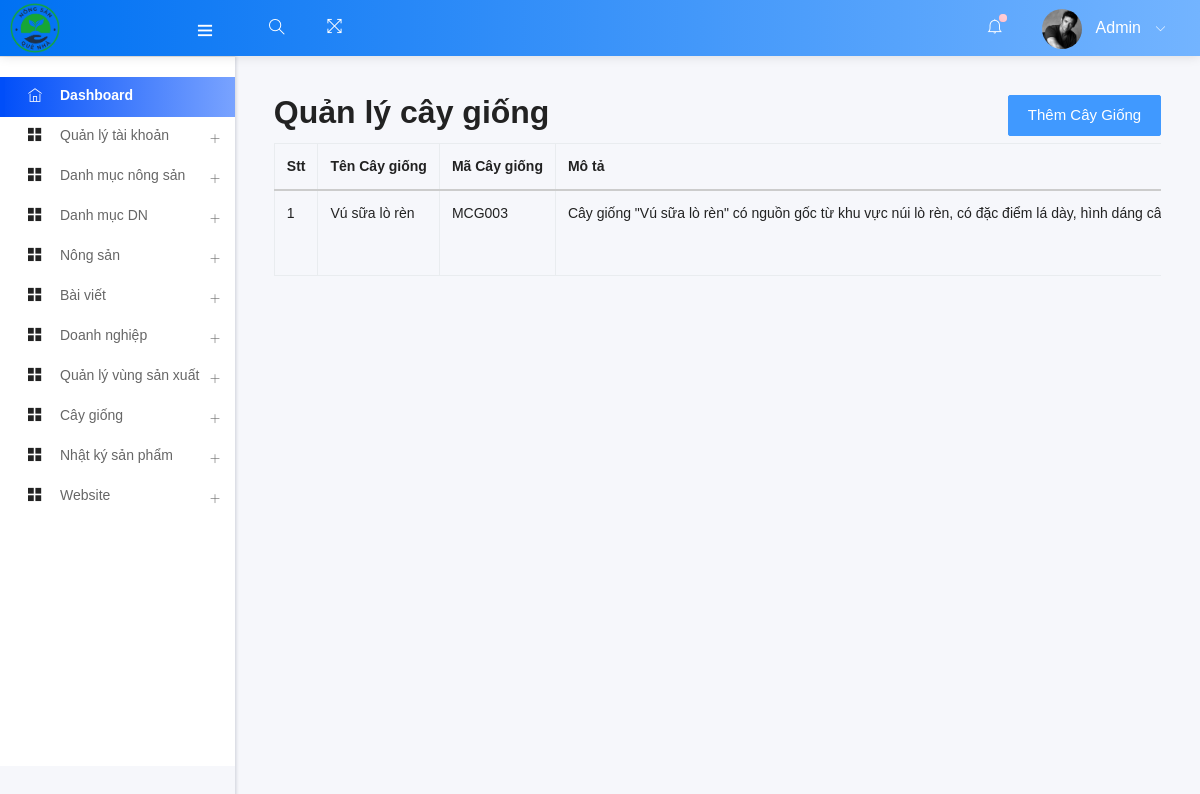
Screenshot of /admin/manage_caygiong.php (signed in) with the database file from the repository.
### tables this page shows
CREATE TABLE `add_logo` (
  `id` int(10) NOT NULL,
  `img` varchar(200) NOT NULL
);

CREATE TABLE `taikhoan` (
  `id_acc` int(11) NOT NULL,
  `hoten` varchar(255) NOT NULL,
  `email` varchar(255) NOT NULL,
  `matkhau` varchar(255) NOT NULL,
  `dienthoai` char(10) NOT NULL,
  `diachi` varchar(255) DEFAULT NULL,
  `hinhdaidien` varchar(255) DEFAULT NULL,
  `role` enum('Admin','Nongdan','Khachhang') NOT NULL DEFAULT 'Khachhang',
  `trangthai` enum('hoatdong','khonghoatdong') NOT NULL DEFAULT 'hoatdong',
  `ngaytao` timestamp NOT NULL DEFAULT CURRENT_TIMESTAMP
);

CREATE TABLE `caygiong` (
  `id_cg` int(11) NOT NULL,
  `tencaygiong` varchar(255) NOT NULL,
  `macaygiong` varchar(100) NOT NULL,
  `mota` text NOT NULL,
  `nhasanxuat` varchar(255) NOT NULL,
  `ngaysanxuat` varchar(100) NOT NULL,
  `hansudung` varchar(100) NOT NULL,
  `phuongphaptrong` text NOT NULL,
  `hinhanh` varchar(255) NOT NULL,
  `lienhe` varchar(255) NOT NULL,
  `ngaytao` timestamp NOT NULL DEFAULT CURRENT_TIMESTAMP
);

### admin/manage_caygiong.php (called while the page is built, shortened)
<?php
    include ("template.php");
?>

### admin/class/adminback.php (called while the page is built, shortened)
<?php
class  adminback
{
    private $connection;
    function __construct()
    {
        $dbhost = "localhost";
        $dbuser = "tien123";
        $dbpass = "123456";
        $dbname = "nongsanquenha";
        $this->connection = mysqli_connect($dbhost, $dbuser, $dbpass, $dbname);
        mysqli_set_charset($this->connection,'UTF8');
    }
    function show_admin_user(){
        $query = "SELECT * FROM `taikhoan` ";
        if(mysqli_query($this->connection, $query)){
            $result = mysqli_query($this->connection, $query);
            return $result;
        }
    }
    function display_logo()
    {
        $query = "SELECT * FROM add_logo";
        if (mysqli_query($this->connection, $query)) {
            $pdt_info = mysqli_query($this->connection, $query);
            return $pdt_info;
        }
    }
    function show_caygiong(){
        $query = "SELECT * FROM `caygiong`";
        if(mysqli_query($this->connection, $query)){
            $result = mysqli_query($this->connection, $query);
            return $result;
        }
    }
}

### admin/views/manage_caygiong_view.php (the view, shortened to what this page needs)
<?php
    $show_cg = $obj->show_caygiong();
?>
<div style="padding-bottom: 5px;" class="row">
    <div class="col-md-6 col-sm-6">
        <h2>Quản lý cây giống</h2>
    </div>
    <div class="col-md-6 col-sm-6">
        <a style="float: right;" class="btn btn-primary" href="add_caygiong.php">Thêm cây giống</a>
    </div>
</div>
<div style="overflow-x: auto;">
    <table class="table table-bordered">
        <thead>
            <tr>
                <th>Stt</th>
                <th>Tên Cây giống</th>
                <th>Mã Cây giống</th>
                <th>Mô tả</th>
            </tr>
        </thead>
        <tbody>
        <?php
            $dem=1;
            while($cg = mysqli_fetch_assoc($show_cg)){
        ?>
            <tr>
                <td><?php echo $dem ?></td>
                <td> <?php echo $cg['tencaygiong']  ?> </td>
                <td> <?php echo  $cg['macaygiong'] ?> </td>
                <td> <?php echo $cg['mota'] ?> </td>
            </tr>
            <?php
           $dem++;
             }
            ?>
        </tbody>
    </table>
</div>

### admin/includes/headernav.php (shortened to what this page needs)
<nav class="navbar header-navbar pcoded-header">
               <div class="navbar-wrapper">
                   <div class="navbar-logo">
                       <a class="mobile-menu" id="mobile-collapse" href="#!">
                           <i class="ti-menu"></i>
                       </a>
                       <a href="index.php">
                      <?php
                       $obj=new adminback();
                       $logo_info = $obj->display_logo();
                       $user_info = $obj->show_admin_user();
                       $logo = mysqli_fetch_assoc($logo_info);
                       ?>
                           <img width="50" height="50" src="uploads/<?php echo $logo['img']; ?>" alt="Theme-Logo" />
                       </a>
                   </div>
                   <div class="navbar-container container-fluid">
                       <ul class="nav-left">
                           <li class="header-search">
                               <div class="main-search morphsearch-search">
                                   <div class="input-group">
                                       <input type="text" class="form-control">
                                       <span class="input-group-addon search-btn"><i class="ti-search"></i></span>
                                   </div>
                               </div>
                           </li>
                           <li>
                               <a href="#!" onclick="javascript:toggleFullScreen()">
                                   <i class="ti-fullscreen"></i>
                               </a>
                           </li>
                       </ul>
                       <ul class="nav-right">
                           <li class="header-notification">
                               <a href="#!">
                                   <i class="ti-bell"></i>
                                   <span class="badge bg-c-pink"></span>
                               </a>
                           </li>
                           <li class="user-profile header-notification">
                               <a href="#!">
                                   <img src="assets/images/avatar-4.jpg" class="img-radius" alt="User-Profile-Image">
                                   <span> <?php
                                    while($user = mysqli_fetch_assoc($user_info)){
                                        if($admin_email==$user['email'])
                                            echo $user['hoten'];
                                        }
                                   ?> </span>
                                   <i class="ti-angle-down"></i>
                               </a>
                           </li>
                       </ul>
                   </div>
               </div>
           </nav>

### rows the page displays
add_logo: img (picture)
taikhoan: hoten "Admin"
caygiong: tencaygiong "Vú sữa lò rèn", macaygiong "MCG003", mota "Cây giống \"Vú sữa lò rèn\" có nguồn gốc từ khu vực núi lò rèn, có đặc điểm lá dày, hình dáng…"
